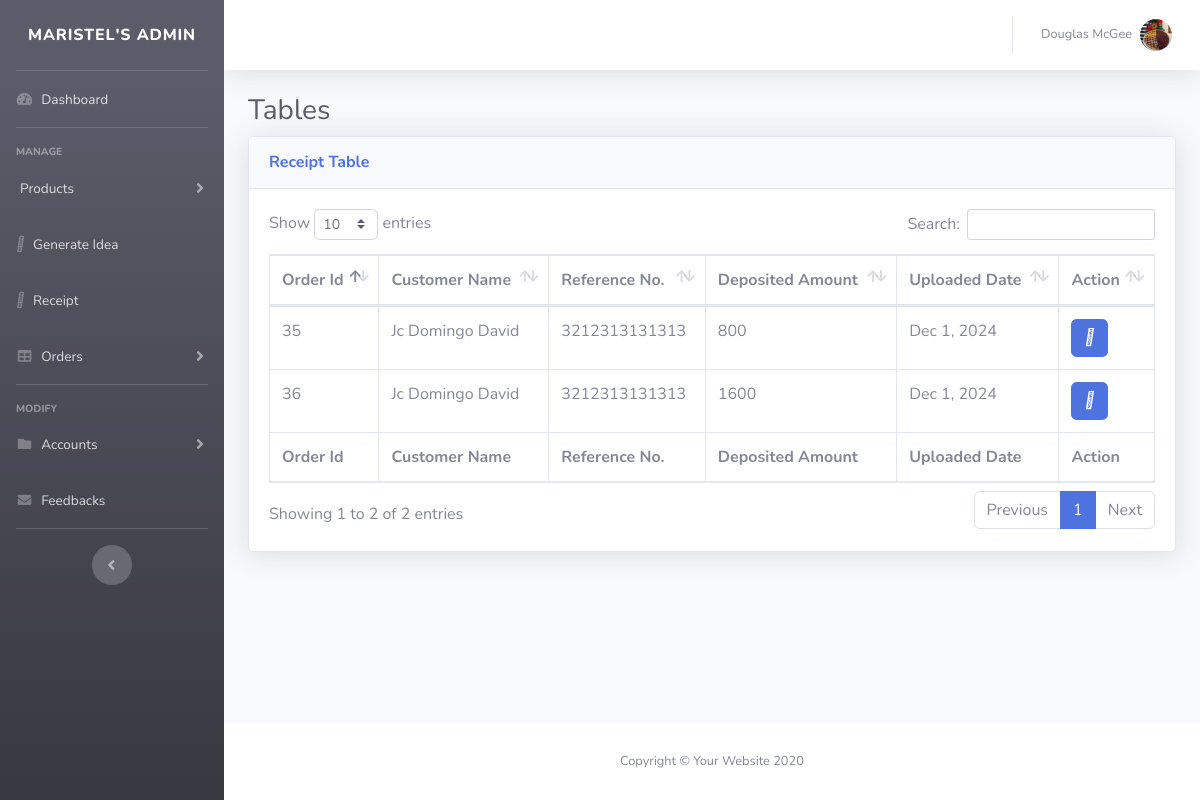
/admin/receipt.php (signed in), run on the app's committed database.
### tables this page shows
CREATE TABLE `tbl_receipt` (
  `receipt_id` int(11) NOT NULL,
  `account_id` int(11) NOT NULL,
  `receipt_img` varchar(255) NOT NULL,
  `receipt_number` varchar(50) NOT NULL,
  `deposit_amount` int(11) NOT NULL,
  `uploaded_date` date NOT NULL
);

### admin/receipt.php (the view, shortened to what this page needs)
<!DOCTYPE html>
<html lang="en">
  <head>
    <link href="../vendor/fontawesome-free/css/all.min.css" rel="stylesheet" type="text/css">
    <link href="../styles/sb-admin-2.min.css" rel="stylesheet">
    <link href="../vendor/datatables/dataTables.bootstrap4.min.css" rel="stylesheet">
  </head>
  <body class="page-top">
    <div id="wrapper">
        <?php include "sidebar.php"; ?>
        <div id="content-wrapper" class="d-flex flex-column">
            <div id="content">
                <?php include "navbar.php"; ?>
                <div class="container-fluid">
                    <h1 class="h3 mb-2 text-gray-800">Tables</h1>
                    <div class="card shadow mb-4">
                        <div class="card-header py-3">
                            <h6 class="m-0 font-weight-bold text-primary">Receipt Table</h6>
                        </div>
                        <div class="card-body">
                            <div class="table-responsive">
                                <table class="table table-bordered" id="dataTable" width="100%" cellspacing="0">
                                    <thead>
                                        <tr>
                                            <th>Order Id</th>
                                            <th>Customer Name</th>
                                            <th>Reference No.</th>
                                            <th>Deposited Amount</th>
                                            <th>Uploaded Date</th>
                                            <th>Action</th>
                                        </tr>
                                    </thead>
                                    <tfoot>
                                        <tr>
                                            <th>Order Id</th>
                                            <th>Customer Name</th>
                                            <th>Reference No.</th>
                                            <th>Deposited Amount</th>
                                            <th>Uploaded Date</th>
                                            <th>Action</th>
                                        </tr>
                                    </tfoot>
                                    <tbody>
                                        <?php
                                            $query = "SELECT tr.*, CONCAT(td.first_name, ' ', td.middle_name, ' ', td.last_name) as full_name,
                                            td.address, td.contact
                                            FROM tbl_receipt tr
                                            INNER JOIN tbl_account_details td ON td.account_id = tr.account_id";
                                            $stmt = $conn->prepare($query);
                                            $stmt->execute();
                                            $result = $stmt->get_result();
                                            while ($data = $result->fetch_assoc()) {
                                                $dateObject = new DateTime($data["uploaded_date"]);
                                                $formattedDate = $dateObject->format('M j, Y');
                                        ?>
                                        <tr>
                                            <td><?php echo $data['receipt_id'];?></td>
                                            <td><?php echo $data['full_name'];?></td>
                                            <td><?php echo $data["receipt_number"]; ?></td>
                                            <td><?php echo $data["deposit_amount"]; ?></td>
                                            <td><?php echo $formattedDate; ?></td>
                                            <td>
                                                <button type="button" class="btn btn-primary" id="<?php echo $data["receipt_id"] ?>"  data-bs-toggle="modal"
                                                data-bs-target="#receiptDetails<?php echo $data["receipt_id"] ?>" data-bs-whatever="@getbootstrap">
                                                <i class="fa-solid fa-eye" style="color: #fcfcfc;"></i>
                                                </button>
                                            </td>
                                        </tr>
                                        <?php
                                            }
                                        ?>
                                        </tbody>
                                </table>
                            </div>
                        </div>
                    </div>
                </div>
            </div>
            <footer class="sticky-footer bg-white">
                <div class="container my-auto">
                    <div class="copyright text-center my-auto">
                        <span>Copyright &copy; Your Website 2020</span>
                    </div>
                </div>
            </footer>
        </div>
    </div>
  </body>
</html>

### data on the page
tbl_receipt: receipt_id "35", full_name "Jc Domingo David", receipt_number "3212313131313", deposit_amount "800", uploaded_date "Dec 1, 2024"
tbl_receipt: receipt_id "36", full_name "Jc Domingo David", receipt_number "3212313131313", deposit_amount "1600", uploaded_date "Dec 1, 2024"
